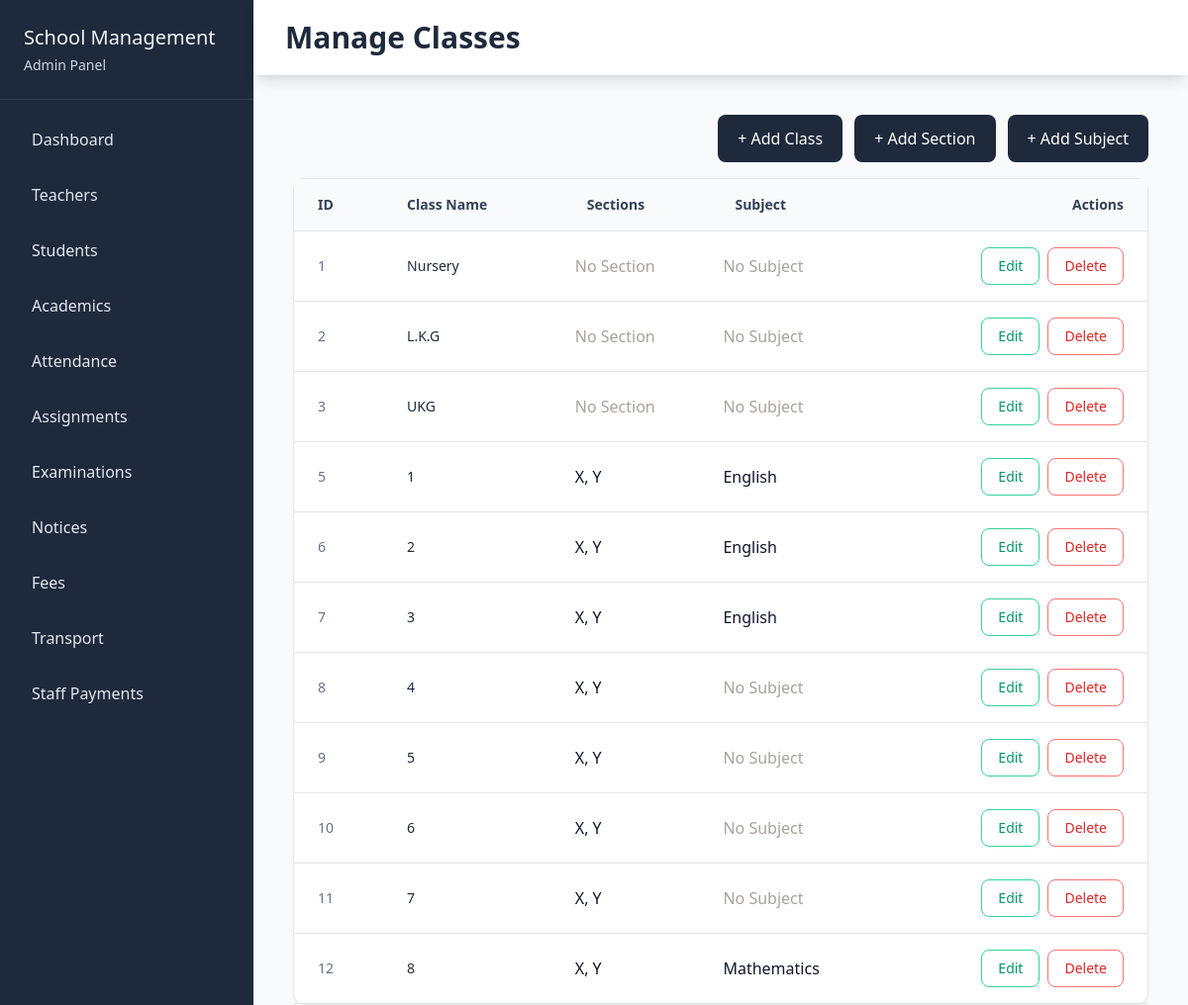
The app's page /academics/manage/class/ with its own data.
### academics/models.py (models this page shows, shortened)
class SchoolClass(models.Model):
    name = models.CharField(max_length=50)

class Section(models.Model):
    schoolclass = models.ForeignKey(SchoolClass, on_delete=models.CASCADE)
    name = models.CharField(max_length=10)

class Subject(models.Model):
    name = models.CharField(max_length=20)
    schoolclasses = models.ManyToManyField(SchoolClass)
    class Meta:
        constraints = [
            models.UniqueConstraint(
                fields=["name"],
                name="unique_subject_name"
            )
        ]

### academics/views.py (the view)
# urls.py: path('manage/class/', views.manage_classes, name="manage_classes"),
def manage_classes(req):
    data = {
        "schoolclass" : SchoolClass.objects.all(),
        "section" : Section.objects.all(),
        "subjects" : Subject.objects.all(),
    }
    return render(req, "academics/manage_class.html", data)

### academics/templates/academics/manage_class.html (shortened to what this page needs)
{% extends 'school_admin/base.html' %}
{% block content %}
<div class="flex-1 ">
    <div>
        <div class="flex items-center bg-white px-8 py-5 shadow-lg mb-10">
            <h1 class="text-3xl font-semibold text-slate-800">Manage Classes</h1>
        </div>
        <div class="px-10">
            <div class="flex justify-end gap-3 mb-4">
            <a href="{% url 'insert_class' %}" class="px-5 py-3 bg-slate-800 text-white rounded-lg font-medium hover:bg-slate-700">+ Add Class</a>
            <a href="{% url 'insert_section' %}" class="px-5 py-3 bg-slate-800 text-white rounded-lg font-medium hover:bg-slate-700">+ Add Section</a>
            <a href="{% url 'insert_subject' %}" class="px-5 py-3 bg-slate-800 text-white rounded-lg font-medium hover:bg-slate-700">+ Add Subject</a>
        </div>
        <div class="bg-white rounded-xl border border-slate-200 shadow-sm">
            <table class="w-full">
                <thead class="bg-slate-50 border-b border-slate-200">
                    <tr>
                        <th class="text-left px-6 py-4 text-sm font-semibold text-slate-700">ID</th>
                        <th class="text-left px-6 py-4 text-sm font-semibold text-slate-700">Class Name</th>
                        <th class="text-left px-6 py-4 text-sm font-semibold text-slate-700">Sections</th>
                        <th class="text-left px-6 py-4 text-sm font-semibold text-slate-700">Subject</th>
                        <th class="text-right px-6 py-4 text-sm font-semibold text-slate-700">Actions</th>
                    </tr>
                </thead>
                <tbody>
                    {% for classes  in schoolclass %}
                        <tr class="hover:bg-slate-50">
                            <td class="px-6 py-4 text-sm text-slate-500 border-b border-stone-200">{{ classes.id }}</td>
                            <td class="px-6 py-4 border-b border-stone-200">
                                <p class="text-sm font-medium text-slate-800">{{ classes.name }}</p>
                            </td>
                            <td class="px-3 py-4 border-b border-stone-200">
                                {% for section in classes.section_set.all %}
                                    <span>{{ section.name }}</span>{% if not forloop.last %}, {% endif %}
                                {% empty %}
                                    <span class="text-stone-400">No Section</span>
                                {% endfor %}
                            </td>
                            <td class="px-3 py-4 border-b border-stone-200">
                                {% for subject in classes.subject_set.all %}
                                    <span>{{ subject.name }}</span>{% if not forloop.last %}, {% endif %}
                                {% empty %}
                                    <span class="text-stone-400">No Subject</span>
                                {% endfor %}
                            </td>
                            <td class="px-6 py-4 border-b border-stone-200">
                                <div class="flex justify-end gap-2">
                                    <a href="{% url "edit_class" classes.id %}" class="px-4 py-2 text-sm border border-emerald-400 rounded-lg text-emerald-600 hover:bg-emerald-100">Edit</a>
                                    <a href="{% url "delete_class" classes.id %}"  class="px-4 py-2 text-sm border border-red-400 rounded-lg text-red-600 hover:bg-red-100">Delete</a>
                                </div>
                            </td>
                        </tr>
                    {% endfor %}
                </tbody>
            </table>
        </div>
        </div>
    </div>
</div>
{% endblock content %}

### records on screen
SchoolClass: id "1", name "Nursery"
SchoolClass: id "2", name "L.K.G"
SchoolClass: id "3", name "UKG"
SchoolClass: id "5", name "1"
Section: name "X"
Section: name "Y"
Subject: name "English"
SchoolClass: id "6", name "2"
Section: name "X"
Section: name "Y"
SchoolClass: id "7", name "3"
Section: name "X"
Section: name "Y"
SchoolClass: id "8", name "4"
Section: name "X"
Section: name "Y"
SchoolClass: id "9", name "5"
Section: name "X"
Section: name "Y"
SchoolClass: id "10", name "6"
Section: name "X"
Section: name "Y"
SchoolClass: id "11", name "7"
Section: name "X"
Section: name "Y"
SchoolClass: id "12", name "8"
Section: name "X"
Section: name "Y"
Subject: name "Mathematics"
